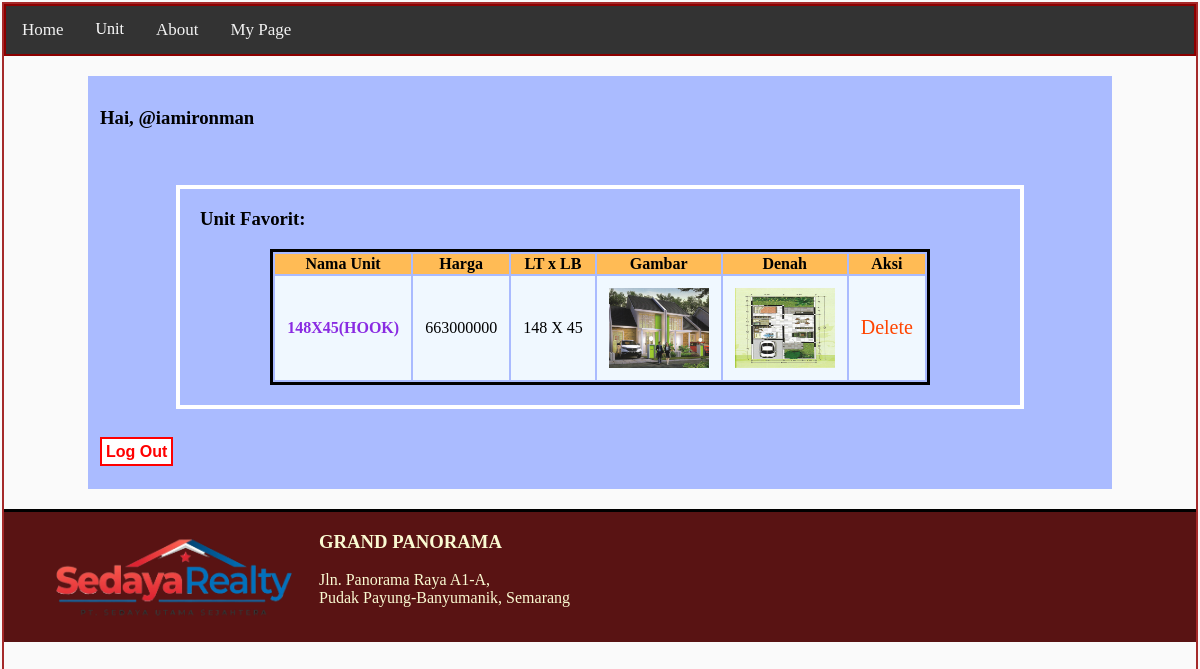
The app's page /mypage_user.php (signed in) with its own data.
### tables this page shows
CREATE TABLE `pilihan_tb` (
  `id_pil` int(255) NOT NULL,
  `id_usr` varchar(255) DEFAULT NULL,
  `id_u` varchar(255) NOT NULL
);

CREATE TABLE `unit_tb` (
  `id_u` varchar(100) NOT NULL,
  `luas_tanah_u` int(100) NOT NULL,
  `luas_bangunan_u` int(100) NOT NULL,
  `harga_u` int(255) NOT NULL,
  `tanda_jadi_u` int(255) NOT NULL,
  `dp_u` int(255) NOT NULL,
  `kpr_u` int(255) NOT NULL,
  `angsuran_5_u` int(255) NOT NULL,
  `angsuran_10_u` int(255) NOT NULL,
  `angsuran_15_u` int(255) NOT NULL,
  `gambar_u` varchar(255) DEFAULT NULL,
  `denah_u` varchar(255) DEFAULT NULL,
  `ket_u` varchar(255) DEFAULT NULL,
  `id_lo` varchar(10) DEFAULT NULL,
  `hook_ket_u` varchar(3) DEFAULT NULL
);

### mypage_user.php (the view, shortened to what this page needs)
<?php
include_once("functions.php");
$idUser=$_SESSION['activeUser'];
$units = mysqli_query($mysqli,
                        "SELECT A.id_u, B.luas_tanah_u, B.luas_bangunan_u, B.harga_u, B.gambar_u, B.denah_u
                        from pilihan_tb A INNER JOIN unit_tb B ON A.id_u=B.id_u
                                     WHERE id_usr='$idUser'"
                        );
?>
<html lang="en">
<head>
    <link rel="stylesheet" href="styles_main.css">
</head>
<body>
<div class="topnav">
        <a href="index.php">Home</a>
        <div class="subnav">
            <button class="subnavbtn">Unit <i class="fa fa-caret-down"></i></button>
        </div>
        <a href="about.php">About</a>
        <a href="mypage_user.php">My Page</a>
    </div>
<div class="userPageProfile">
    <h3>
        <?php echo "Hai, @".$_SESSION['activeUser']."";?>
    </h3>
    <br>
<div class="favUnit">
    <h3>Unit Favorit:</h3>
    <table>
<th>Nama Unit</th> <th>Harga</th> <th>LT x LB</th> <th>Gambar</th> <th>Denah</th> <th>Aksi</th>
<?php
$queryResult=mysqli_num_rows($units);
if ($queryResult === 0) {
    echo "<tr>";
    echo "<td colspan='6' style='text-align:center' >Masih Kosong</td>";
    echo "</tr>";
 }
 else {
    while($item = mysqli_fetch_array($units)) {
        echo "<tr>";
        echo "<td class=\"rowName\">".$item['id_u']."</td>";
        echo "<td>".$item['harga_u']."</td>";
        echo "<td>".$item['luas_tanah_u']." X ".$item['luas_bangunan_u']."</td>";
        echo "<td> <img style=\"width:100px;height:80px;\" src= ".$item['gambar_u']. "> </td>";
        echo "<td> <img style=\"width:100px;height:80px;\" src= ".$item['denah_u']. "> </td>";
        echo "<td ><a class=\"tableButton\" href='actions/delete_pilihan.php? id=$item[id_u]'>Delete</a></td>";
        echo "</tr>";
        }
}
            ?>
</table>
</div>
    <br>
    <p class="logOutButton"><a href="logout.php">Log Out</a></p>
    </div>
    <div class="footer">
        <img style="height:90px; width:250px; float:right; margin:20;" src="assets/main/logo-transparent.png"  alt="">
        <div>
        <h3 >GRAND PANORAMA</h3>
        <p >
            Jln. Panorama Raya A1-A, <br/>Pudak Payung-Banyumanik, Semarang</br>
        </p>
        </div>
    </div>
</body>
</html>

### styles_main.css (style rules this page uses)
body { background-color: rgb(250, 250, 250); margin: 2px; border-style: solid; border-width: 2px; border-color: brown; }
th { background-color: rgb(255, 187, 85); }
tr { background-color: aliceblue; }
td { padding-top: 15px; padding-bottom: 15px; }
table { margin-left: auto; margin-right: auto; border-style: solid; border-color: black; border-width: 3px; }
a:link { color:black; text-decoration: none; }
.userPageProfile { width: 1000; margin-top: 20; margin-left: auto; margin-right: auto; padding: 12px; background-color: #abf; }
.favUnit { display:block; width: 800; margin-top: 20; margin-left: auto; margin-right: auto; padding: 0 20 20 20; background-color: #abf; border: 4px solid white ; }
td { padding: 12; }
.logOutButton { color: red; }
.logOutButton a:link { background-color: white; color: red; border: 2px solid red; padding: 4; font-family: Arial, Helvetica, sans-serif; font-weight: bold; text-decoration: none; }
a.tableButton { color:orangered; font-size: 20px; }
.rowName { font-weight: bold; color: blueviolet; text-align: center; }
.topnav { background-color: #333; overflow: hidden; border: 2px solid darkred; }
.topnav a { float: left; color: #f2f2f2; text-align: center; padding: 14px 16px; text-decoration: none; font-size: 17px; }
.subnav { float: left; overflow: hidden; }
.subnav .subnavbtn { font-size: 16px; border: none; outline: none; color: white; padding: 14px 16px; background-color: inherit; font-family: inherit; margin: 0; }
.footer { background-color: rgb(89, 19, 19); color:lightgoldenrodyellow; height: fit-content; margin-top: 20px; margin-bottom: 0px; margin-left: 0; margin-right: 0; display: flex; padding-left: 25px; border-top: 3px solid black; }

### records on screen
pilihan_tb: id_u "148X45(HOOK)", unit_tb.harga_u "663000000", unit_tb.luas_tanah_u "148", unit_tb.luas_bangunan_u "45", unit_tb.gambar_u (picture), unit_tb.denah_u (picture)

### other values on screen
$_SESSION['activeUser'] "iamironman"
